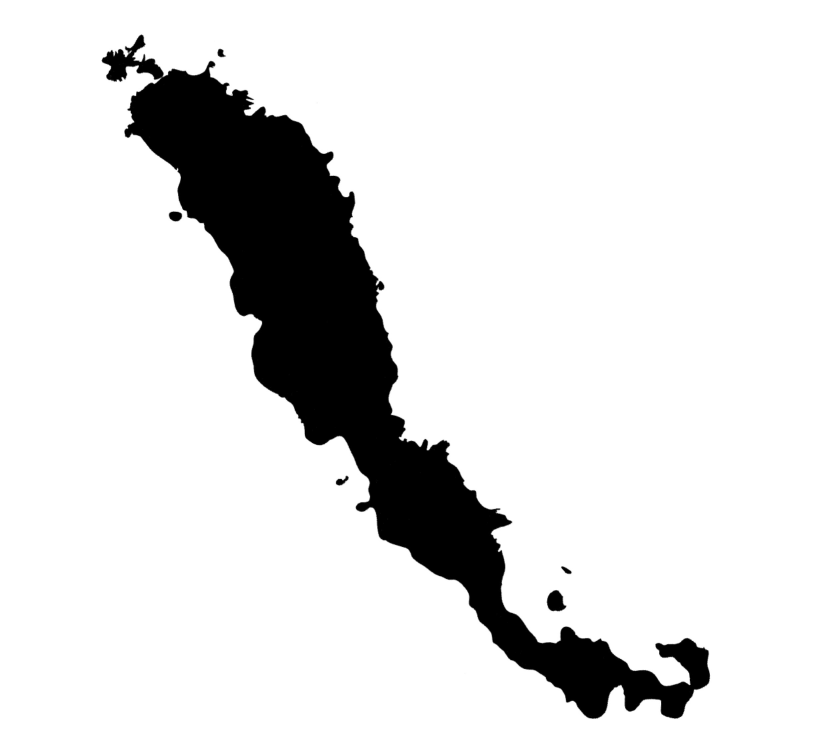
#> input picture datasets_trabajo2/lago_area.jpg, 2480 x 2191 px, found by its file name (shown at 1/3 size)
$ jupyter execute --allow-errors 'Práctica 2 — Campeonato de predicción_LAURA_ALEJANDRO.ipynb'
#> lines starting #> are read from the running program, lines starting #| are printed output that depends on the picture; after the words box and inside, x2 and y2 are one past the last pixel; in counts of white or black regions, pixels touching at a corner belong together; long printed decimals are rounded
# Práctica 2 — Campeonato de predicción

A continuación se presentan 6 escenarios distintos, 6 casos de estudio donde, dados unos datos y/o condiciones, se te pedirá que realices una estimación o predicción sobre una variable.

Puedes utilizar los conceptos vistos en el curso para resolver alguno de los casos propuestos, pero te recomiendo que no te limites a los métodos estudiados en esta asignatura. La práctica tiene un alto componente exploratorio y de investigación, los problemas son deliberadamente abiertos y no estructurados para permitir varios enfoques. Sé creativo.

Para resolver esta práctica, puedes utilizar cualquier módulo externo, usar IAs para inspirarte, buscar problemas análogos online, etc. Todo está permitido. Eso sí, asegúrate de que justificas bien tus decisiones, en particular, los métodos o algoritmos que vas a usar para obtener cada una de las predicciones. Recuerda también citar tus fuentes.

[cell 1]
# RESPUESTAS: Predicciones/estimaciones.
# 1. 215.916
# 2. 13493.75 metros cuadrados
# 3. 2.501
# 4. 4.4
# 5. 27.251 cm, 0.272 metros
# 6. 3

------------------
## Caso 1 — Serie temporal de una variable econométrica

El siguiente archivo ( ```csv```) contiene la evolución temporal de una variable econométrica:

[Descarga estos datos](https://drive.upm.es/s/to88gulrpHxLxjB/download)

Los datos incluyen dos columnas. La primera es una fecha (tiempo), y la segunda es el valor econométrico a estudiar. Crea un modelo predictivo y predice el valor de la variable econométrica a fecha 1 de enero de 2023.

Tenemos datos desde 1924 hasta 1985, es decir, 60 años. Sin embargo el valor a predecir es de 2023, es decir de 38 años después de que se obtuviera el último dato.

Por ello se debe tener en cuenta que habrá que hacer una modelización del problema para esos 38 años de los cuales no tenemos datos y para observar hasta que punto se llega.

[cell 2]
import pandas as pd
#> (the rest of this cell did not finish here and is left out)

[cell 3]
'''vamos a construir un dataframe que acumule las medias de cada año
asi podemos representarlo en una gráfica y ver la tendencia general y poder simularla para futuros años'''
#> (the rest of this cell did not finish here and is left out)

[cell 4]
import matplotlib.pyplot as plt
#> (the rest of this cell did not finish here and is left out)

En esta gráfica la conclusión que podemos sacar es que después de una subida viene una bajada, después de esa bajada vuelve a subir y luego vuelve a bajar.

Dado que solamente tenemos datos temporales y los valores de cada fecha, vamos a utilizar un modelo de predicción econométrico basado en series temporales ya que los datos son mensuales y tienen un rango significativo (60 años). Nos hemos informado y hemos elegido como modelo ARIMA (Autoregressive Integrated Moving Average).
Este es un modelo de regresión que se utiliza para modelar datos que presentan patrones estacionales y tendencias a lo largo del tiempo ya que captura la autocorrelación en los datos.

https://www.hispamer.es/como-los-modelos-econometricos-ayudan-en-la-prevision-de-tendencias-economicas-y-financieras/37540#:~:text=A%20continuaci%C3%B3n%2C%20se%20presentan%20algunos%20de%20los%20modelos,Conditional%20Heteroskedasticity%29%20...%204%204.%20Modelos%20de%20Cointegraci%C3%B3n Aqui se explica de forma general los modelos de predicción en problemas económicos y financieros y su gran utilidad.

https://www.ibm.com/es-es/topics/arima-model en este link se explica como usar este modelo Arima asi como lo que significan y como se usan los parámetros que toma (p,d,q).

[cell 5]
#importamos las librerias a utilizar así como pandas y numpy
from statsmodels.tsa.arima.model import ARIMA
from datetime import datetime

#cargamos los datos, no de la misma forma que antes que habiamos tomado la media de cada año para hacernos una idea de la visualización de los datos
#> (the rest of this cell did not finish here and is left out)

Aqui tenemos la API de la libreria de Statsmodel que nos explica los parámetros que toma el modelo que queremos usar.
https://www.statsmodels.org/stable/generated/statsmodels.tsa.arima.model.ARIMA.html#statsmodels.tsa.arima.model.ARIMA y aquí también hemos buscado otras funciones a utilizar como por ejemplo fit() que estima los parámetros del modelo determinado o forecast() para pronósticos fuera de muestra que es lo que estima la predicción final.

Es necesario tener claro lo que indican los parametros p,d,q
d: para ello se debe determinar si los datos son estacionarios, que por la primera gráfica podemos asumir que si: este valor indica el numero de veces que se deben hacer diferencias en los datos para que estos sean estacionarios (eliminar tendencias) por ello hemos escogido d=1 que debería ser suficiente.

p: es el parametro que indica el numero de valores pasados que se utilizan para predecir el valor actual

q: indica cuántos errores pasados se utilizan para la predicción (en teoría 0)

Sin embargo para actualizar bien cual deben ser los valores p y q es necesario observar los gráficos ACF y PACF (explicado en el enlace de IBM anteriormente proporcionado). En estos gráficos si observamos un corte claro a partir de x numero de rezagos (nos referimos a rezagos en este contexto como a los valores anteriores de la serir temporal que se utilizan para predecir el valor actual).

[cell 6]
#vamos a observar las graficas ACF y PACF para determinar p y q correctamente
#A través de la API de statsmodels hemos encontrado los módulos a usar para visualizar las gráficas
from statsmodels.graphics.tsaplots import plot_acf, plot_pacf

#ACF -> funcion de correlacion
#PACF -> funcion de autocorelación parcial
plt.figure(figsize=(12,6))
plt.subplot(121)#dividimos la figura en dos partes para visualizar las dos graficas a la vez
#> (the rest of this cell did not finish here and is left out)

Con esta observación podemos ver que en la grafica de autocorrelación no hay ningun rezago que caiga dentro de la parte sombreada y por lo tanto el valor elegido de q=0 sería una buena opción. Por otra parte en la gráfica parcial podemos observar que el primer valor que cae en la zona sombreada es la cuarta barra, pero está al límite. Vamos a ajustar el modelo con p=4 que podría ser algo más preciso.

Este proceso se podría haber realizado con auto_arima que da los valores de p,q,d pero hemos preferido hacerlo visualizándolo por nuestra cuenta.

#> (a cell that did not finish here is left out)

Ahora ya sabemos que parámetros escoger y por qué con este modelo predictivo. Sin embargo; hemos podido observar en la segunda gráfica (la de la predicción) que esta predicción no es del todo correcta ya que no se ajusta a la periocidad de los datos anteriores.
Buscando, hemos encontrado un modelo similar al anterior y que se suele relacionar con él: https://cienciadedatos.net/documentos/py51-modelos-arima-sarimax-python
Se trata de un modelo que amplía ARIMA para manejar patrones estacionales en los datos, justo lo que nos hacía falta.

Antes de esto vamos a calcular cual podria ser la periocidad de la función: Podemos ver que cada 26 años aproximadamente se produce una curva que primero asciende y luego desciende hasta llegar a un valor de y algo más bajo que el punto de inicio de la subida. Podríamos entonces afirmar que hay una periocidad de 26 años.

Nosotros queremos encontrar el valor econométrico del 1 de enero de 2023. 2023 estaría en el cuarto periodo si tenemos en cuenta que cada periodo son 26 años:
- (1924 - 1950)
- (1950 - 1976)
- (1976 - 2002)
- (2002 - 2028)
y según la tendencia que lleva  estaría cerca del 4º pico

Teniendo en cuenta estos periodos vamos a utilizar ARIMAX para realizar la mejor aproximación posible. Hay que tener en cuenta que no será del todo precisa ya que no tenemos datos para esta etapa y solo podemos dar los datos anteriores.

[cell 8]
from statsmodels.tsa.statespace.sarimax import SARIMAX
# A partir de los datos anteriores -> ajustamos el modelo SARIMAX
#> (the rest of this cell did not finish here and is left out)

Por lo tanto vamos a interpretar que el valor de la variable econométrica que se nos pide es de 215.91650262976887 para el 1 de enero de 2023

------------------
## Caso 2 — Estimación de un área

En clase habrás recibido una hoja que contiene un área. La misma hoja contiene información sobre la escala. Realiza una estimación del área encerrada.

Para esta estimación solo disponemos de la imágen de la figura en cuestión. Investigando hemos observado que la forma más óptima para calcular este área será a partir de la librería OpenCV y a partir de la imagen buscar los contornos con esta harramienta.
Debemos informarnos sobre como funciona esta librería.
https://docs.opencv.org/3.4/d1/dfb/intro.html (aquí se centran en C++ pero explican conceptos importantes)
Es una librería que tiene cientos de algoritmos de visión artificial y es un paquete con múltiples recursos para el problema que queremos abordar.

Entre otras características OpenCV nos proporciona en distintos módulos: procesamiento de imágenes, de vídeo, detección de objetos,...

Como biblioteca de visión artificial, OpenCV se ocupa mucho de los píxeles de imagen que se codifican en 8 o 16 bits, por lo que tienen un rango de valores limitado. Sin embargo; ciertas operaciones en imágenes pueden producir valores fuera del rango disponible. Para resolver este problema, en una imagen de 8 bits, se busca el valor más cercano dentro del intervalo de 0..255:

(Ahora observaremos que los valores de los pixeles se mantienen en este rango)

También hemos investigado sobre las redes neuronales convolucionales CNN (sirven para la detección, clasificación y segmentación de imágenes) que también podían dar una solución a este problema: hemos concluído con que iba a ser muy complicado utilizarlas y que la solución podría ser igual de óptima que la del OpenCV por lo tanto la hemos descartado.

[cell 9]
import cv2 as cv
#cargamos la foto del area
imagen = cv.imread(r'data\lago_area.jpg')
#> imagen is the input picture: shape (2191, 2480, 3); min 0, max 255, mean 222.2
#podemos observar que nos devuelve un array de numpy con los valores de los pixeles de la imagen
imagen

El proceso de encontrar los contornos se aplica sobre imágenes binarias; es decir, que solo tengan 2 valores posibles sus píxeles (representado con los colores blanco y negro). Para ello debemos hacer una escala para determinar que está dentro del 'lago' y que está fuera.
https://omes-va.com/contornos/ Aquí se explica la forma de recuperar contornos y los métodos que hay. Nosotros no deberíamos de tener problema ya que la imagen es en blanco y negro y están diferenciadas las dos partes.
Como podemos observar en las imágenes de la web anterior se captan las imagénes con el fondo negro y el objeto en blanco. En nuestra imagen está al revés asique debemos invertirlo.

http://opencv.jp/opencv-2.2_org/py/imgproc_miscellaneous_image_transformations.html En esta página es donde hemos encontrado todas las funciones necesarias para abordar los siguientes pasos:

[cell 10]
import numpy as np
#convertimos a escala de grises para facilitar encontrar los contornos
gris = cv.cvtColor(imagen, cv.COLOR_BGR2GRAY) #valores de los pixeles

#queremos convertir la imagen en una imagen binaria tal que el objeto sea negro y el fondo blanco
_, umbral = cv.threshold(gris,128,255,cv.THRESH_BINARY)
#> umbral: shape (2191, 2480); 87.1% white; 6 black regions

#vamos a limpiar la imagen usando un filtro que reduce el ruido y que omite los pequeños contornos o los cierra
umbral = cv.GaussianBlur(umbral, (5, 5), 0)
#aplicar un umbral para cerrar pequeños huecos en los contornos y que capte contornos completos y no la unión de pequeños contornos
kernel = np.ones((5, 5), np.uint8)
umbral = cv.dilate(umbral, kernel, iterations=2)
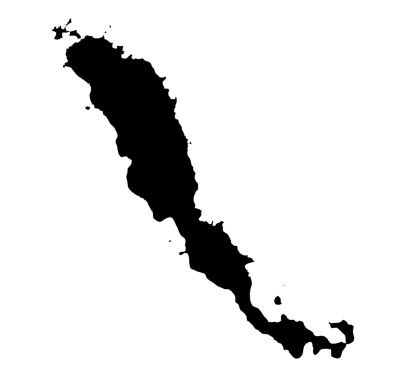
#> umbral: shape (2191, 2480) (shown at 1/6 size); min 0, max 255, mean 224.3
umbral = cv.erode(umbral, kernel, iterations=2)

#encontramos los contornos a partir de la imagen binaria
contornos, jerarquia = cv.findContours(umbral, cv.RETR_TREE, cv.CHAIN_APPROX_SIMPLE)
#> contornos = 11 contours; largest, box (x1, y1, x2, y2) and area: (0, 0, 2480, 2191) 5429010, (376, 209, 2128, 2154) 666070, (310, 152, 417, 241) 4869, (414, 177, 488, 236) 2437, (1643, 1773, 1691, 1831) 2130; jerarquia = [[-1, -1, 1, -1], [2, -1, -1, 0], [3, 1, -1, 0], [4, 2, -1, 0], [5, 3, -1, 0], [6, 4, -1, 0], [7, 5, -1, 0], [8, 6, -1, 0], [9, 7, -1, 0], [10, 8, -1, 0], [-1, 9, -1, 0]]
'''hemos escogido RETR_TREE porque queremos recuperar el contorno interno y este
método aparte del contorno nos ofrece una jerarquía de estos contornos.
Vamos a probar con CHAIN_APPROX_NONE porque almacena todos los puntos del contorno
y puede que sea más preciso que CHAIN_APPROX_SIMPLE aunque este ahorre más memoria.

Cambiándolo hemos comprobado que no varía el valor por lo que vamos a utilizar
CHAIN_APPROX_SIMPLE que ocupa menos memoria.

Cogiendo todos los contornos hemos observado que cuando se imprime, también se
imprime el recuadro de la imagen, cuyo contorno y area no se necesita.
Para corregir esto vamos a coger todos los contornos menos este que investigando
con la API en RETR_TREE hemos visto que es posible.
'''
contornos_internos = [contornos[i] for i in range(len(contornos)) if jerarquia[0][i][3] != -1]
#> contornos_internos = 10 contours; largest, box (x1, y1, x2, y2) and area: (376, 209, 2128, 2154) 666070, (310, 152, 417, 241) 4869, (414, 177, 488, 236) 2437, (1643, 1773, 1691, 1831) 2130, (396, 109, 431, 156) 847
#cogemos solamente los contornos internos. Ya que RETR_TREE nos permite manejar una jerarquía entre
#todos los contornos, buscamos a todos aquellos que tengan un contorno padre y no sean el contorno padre.
#osea que en la posicion 3 de la jerarquía no tenga un -1 (significa que es padre)
#La jerarquía es una lista de listas con la estructura:

print(jerarquia)
#| [[[-1 -1  1 -1]
#|   [ 2 -1 -1  0]
#|   [ 3  1 -1  0]
#|   [ 4  2 -1  0]
#|   [ 5  3 -1  0]
#|   [ 6  4 -1  0]
#> (further printed lines are left out)
'''
aquí se puede observar una lista de listas, nos quedaríamos con todos menos con el primero porque el
primero al tener un -1 en la última posición significa que ese contorno no tiene un contorno padre
'''
# 1ª -> siguiente contorno
# 2º -> contorno previo
# 3º -> primer hijo
# 4º -> padre de algun contorno

Vamos a pasar de píxeles a centímetros al cuadrado y a partir de ahí utilizaremos la escala que se nos proporciona (3cm = 50m)
Para ello debemos conocer la resolución de la imagen que hemos utilizado. Accedemos a esta información observando los detalles de la imagen:

RESOLUCIÓN : 300 ppp

ppp = píxeles por pulgada

ppcm = píxeles por centímetro

La conversión de ppi a cm^2 es muy sencilla:

ppcm = ppp / 2,54

area en cm^2 = area_pixels / ppcm^2

[cell 11]
if contornos_internos:
    area_pixels = sum(cv.contourArea(contorno) for contorno in contornos_internos)
#> area_pixels = 677657.5
    ppp = 300 #datos
    ppcm = ppp/2.54
    area_cm2 = area_pixels/ppcm**2
#> area_cm2 = 48.58
    print(f'area en cm al cuadrado: {area_cm2}')
#| area en cm al cuadrado: 48.578
    #hacemos el paso a metros al cuadrado con la escala 3 centimetros son 50 metros
    cm2 = (50/3)**2
    area_metros2 = area_cm2*cm2
#> area_metros2 = 13493.8
    print(f'area en metros al cuadrado: {area_metros2}; es decir {area_metros2/10000} hectáreas')
#| area en metros al cuadrado: 13493.750; es decir 1.349 hectáreas

[cell 12]
#vamos a visualizar el lago con su contorno:
import matplotlib.pyplot as plt
cv.drawContours(imagen, contornos_internos, -1, (0,255,0), 10) #estos valores son para el color y el grosor de la línea, el -1 indica que se dibujen todos los contornos encontrados
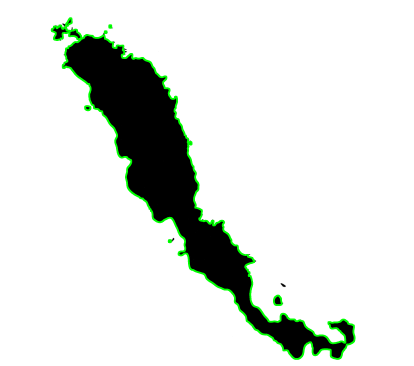
#> imagen: shape (2191, 2480, 3) (shown at 1/6 size); mean B, G, R 220.8, 225.4, 220.8
plt.imshow(cv.cvtColor(imagen,cv.COLOR_BGR2RGB))
plt.title('Lago con contorno')
plt.axis('off')
plt.show()

En conclusión hemos observado que cogiendo el contorno de la manera más precisa posible de esta figura y aplicando la escala se nos da nos quedamoms con que el area de la figura sería: 13493.75039197531 metros cuadrados

------------------
## Caso 3 — Estimación funcional

Observa los siguientes pares de valores $x$, $y$. Predice cuál será el valor asociado a un $x=-0.16$

<center>

|      $x$      |     $y$      |
|-------------|------------|
|  0.808      | 1.081      |
|  0.087      | 3.166      |
| -0.359      | 1.801      |
| -0.281      | 1.949      |
|  0.257      | 2.024      |
|  0.279      | 1.979      |
|  0.604      | 1.275      |
| -0.303      | 1.880      |
|  0.722      | 1.126      |
| -0.760      | 1.130      |
|  0.407      | 1.627      |
|  0.215      | 2.247      |
| -0.912      | 1.081      |
|  0.013      | 5.006      |
| -0.972      | 1.032      |

</center>

[cell 13]
#creamos dos arrays con los valores x_y ordenados
#lo mejor para interpolar este caso aunque aparentemente parezca algo que no se haría es usar el polinomio de lagrange\newton ya que nos interesesa tener un polinimio de grado
# alto, que son los que mejor interpolan puntos centrados, no son buenas aproximaciones para puntos exteriores pero como nos piden la aproximaión en precticamente la mitad del
# dominio, procederemos a usar este método.
x = np.array([-0.972,-0.912,-0.760,-0.359,-0.303,-0.281,0.013,0.087,0.215,0.257,0.407,0.604,0.722,0.808])
y = np.array([1.032,1.081,1.130,1.801,1.880,1.949,5.006,3.166,2.247,2.024,1.627,1.275,1.216,1.081])
plt.plot(x,y,'.')
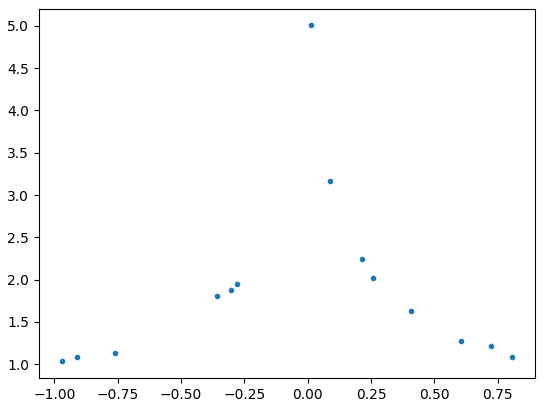
#> figure drawn by matplotlib, 1 panel; curve peaks at x = 0.013, y = 5.01

[cell 14]
#usamos el método de newton para predecir el comportamiento de la función ya que computacionalmete es mas eficiente, va a dar serios comportamientos erróneos
def newton_method(x_data, y_data, x_val):
    """
    Evalúa en 'x_val' el polinomio interpolante p(x) que pasa por los datos
    especificados en 'x_data' e 'y_data' usando el método de interpolación de
    Newton.
    """
#> called with x_data = array of shape (14,), y_data = array of shape (14,), x_val = -0.16

    def compute_newton_coefficients(x_data, y_data):
        m = len(x_data)
        coefficients = y_data.copy()
        for k in range(1, m):
            for i in range(m - 1, k - 1, -1):
                coefficients[i] = (coefficients[i] - coefficients[i - 1]) / (x_data[i] - x_data[i - k])
        return coefficients

    n = len(x_data) - 1
    coefficients = compute_newton_coefficients(x_data, y_data)  # Compute coefficients each time
    p = coefficients[n]
    for k in range(n - 1, -1, -1):
        coefficients = compute_newton_coefficients(x_data, y_data)  # Compute coefficients again in each iteration
        p = coefficients[k] + (x_val - x_data[k]) * p

    return p

[cell 15]
# creamos una serie de valores para ver si nuestro método de aproximación es coherente
x = np.array([-0.972,-0.912,-0.760,-0.359,-0.303,-0.281,0.013,0.087,0.215,0.257,0.407,0.604,0.722,0.808])
y = np.array([1.032,1.081,1.130,1.801,1.880,1.949,5.006,3.166,2.247,2.024,1.627,1.275,1.216,1.081])
aproximacion = newton_method(x,y,-0.16)
print(aproximacion)
x_aprox = np.arange(x.min(),x.max(),0.001).round(3)
y_aprox = [newton_method(x,y,i) for i in x_aprox]
junte = zip(x_aprox,y_aprox)
for x,y in junte:
    print(f'{x}: {y}')

[cell 16]
#observamos que es erróneo ya que oscila demasiado entre algunos nodos
x = np.array([-0.972,-0.912,-0.760,-0.359,-0.303,-0.281,0.013,0.087,0.215,0.257,0.407,0.604,0.722,0.808])
y = np.array([1.032,1.081,1.130,1.801,1.880,1.949,5.006,3.166,2.247,2.024,1.627,1.275,1.216,1.081])
plt.plot(x,y,'.',)
plt.plot(x_aprox,y_aprox,'_',)
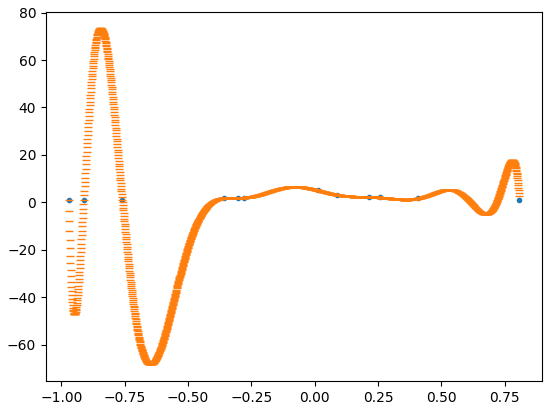
#> figure drawn by matplotlib, 1 panel; curve peaks at x = 0.013, y = 5.01; curve peaks at x = -0.846, y = 73.36

[cell 17]
#función para realizar ajustes por polinomios
def matriz_a(x,y,m):
    matriz = np.zeros((m+1,m+1))
    for i in range(m+1):
        for j in range(m+1):
            suma = 0.0
            for k in range(len(x)):
                suma += x[k]**(j+i)
            matriz[i][j] = suma
    return matriz

def matriz_b(x,y,m):
    matriz = np.zeros((1,m+1))
    for k in range(m+1):
        suma = 0.0
        for i in range(len(x)):
            suma+=(x[i]**k)*y[i]
        matriz[0][k] = suma
    return matriz

def poly_fit(x_data,y_data,m,x_val):
    A = matriz_a(x_data,y_data,m)
    b = matriz_b(x_data,y_data,m).T
    a = np.linalg.solve(A,b)
    resul = 0.0
    for i in range(len(a)):
        resul += a[i]*x_val**i

    return resul[0]

[cell 18]
#intento de aproximación por splines
from scipy.interpolate import CubicSpline
from scipy.optimize import curve_fit
x = np.array([-0.972,-0.912,-0.760,-0.359,-0.303,-0.281,0.013,0.087,0.215,0.257,0.407,0.604,0.722,0.808])
y = np.array([1.032,1.081,1.130,1.801,1.880,1.949,5.006,3.166,2.247,2.024,1.627,1.275,1.216,1.081])
x0 = -0.16
spline = CubicSpline(x,y,bc_type='not-a-knot')
x_todo = np.arange(-1,1,0.01).round(3)
y_todo = np.array([spline(x) for x in x_todo])

print(f'Resultado de splin cúbico de scipy es {spline(x0)}')
plt.plot(x_todo,y_todo)
plt.plot(x,y,'.')
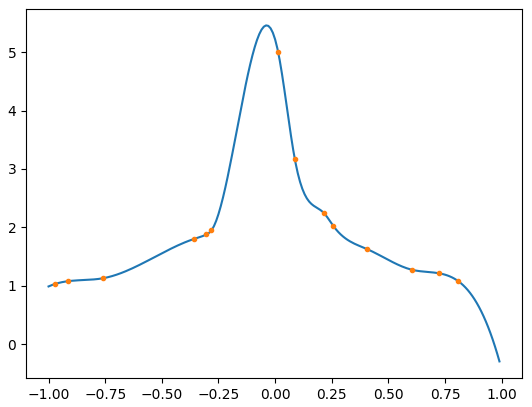
#> figure drawn by matplotlib, 1 panel; curve peaks at x = -0.04, y = 5.46; curve peaks at x = 0.013, y = 5.01

[cell 19]
#diferentes intentos de acercarnos al valor de la función,curiosamente ajustar los puntos centrales por un polinomio lineal, nos da un valor en -0.16 muy razonable de 2.43799
x = np.array([-0.972,-0.912,-0.760,-0.359,-0.303,-0.281,0.013,0.087,0.215,0.257,0.407,0.604,0.722,0.808])
y = np.array([1.032,1.081,1.130,1.801,1.880,1.949,5.006,3.166,2.247,2.024,1.627,1.275,1.216,1.081])
grado_p = 1
x_nueva = np.array([-0.359,-0.303,-0.281,0.013,0.087,0.215,0.257])
y_nueva = np.array([1.801,1.880,1.949,5.006,3.166,2.247,2.024])
x_full = np.arange(-1,1,0.1).round(3)
y_ajus = [poly_fit(x_nueva,y_nueva,grado_p,i) for i in x_nueva]
#> (the rest of the program and of its run is left out)
